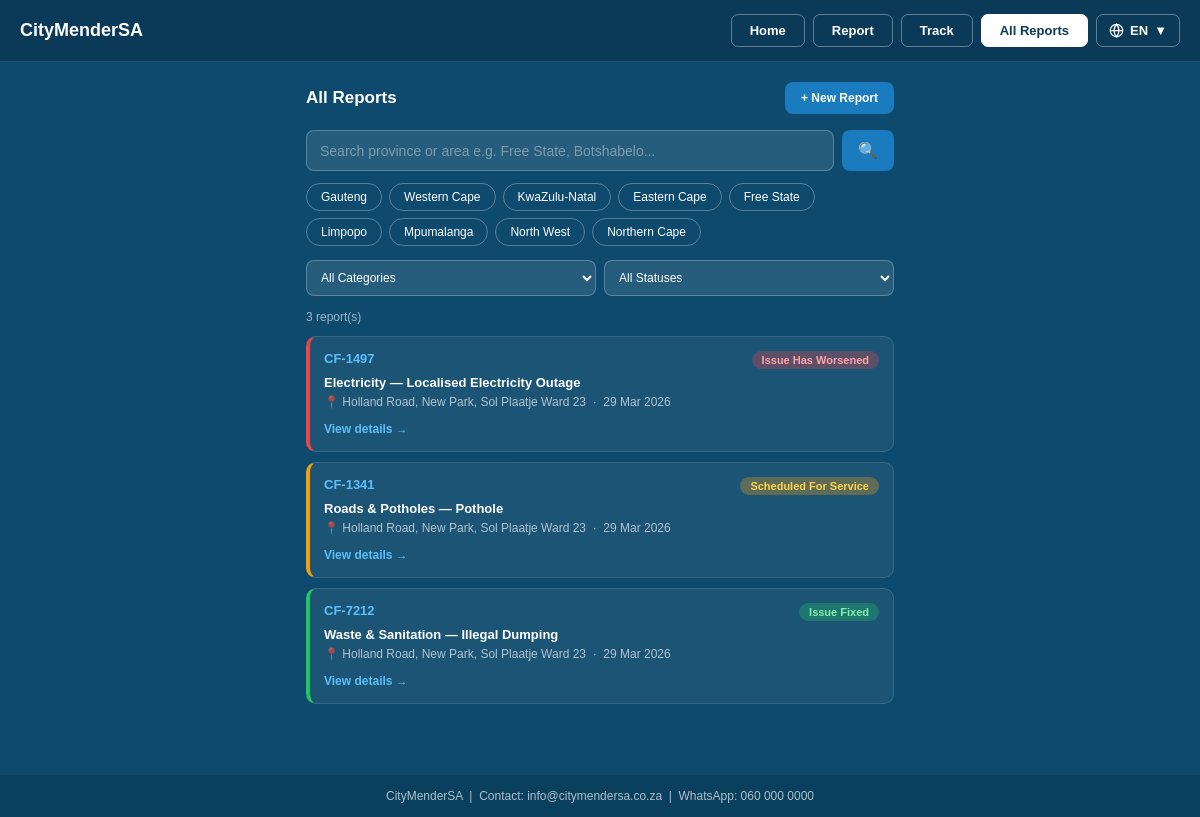
The page /reports/ on the database its author committed.
### Reporting/models.py (models this page shows, shortened)
class Report(models.Model):
    CATEGORY_CHOICES = [
        ('streetlight',         'Streetlight'),
        ('water_leaks',         'Water Leaks'),
        ('waste_sanitation',    'Waste & Sanitation'),
        ('roads_potholes',      'Roads & Potholes'),
        ('environment_health',  'Environment & Public Health'),
        ('parks_biodiversity',  'Parks, Trees & Biodiversity'),
        ('electricity',         'Electricity'),
    ]
    SUB_ISSUE_CHOICES = [
        ('light_not_working',   'Light Not Working'),
        ('light_fitting',       'Light Fitting Missing/Stolen'),
        ('cable_theft',         'Cable Theft From Pole'),
        ('pole_damage',         'Pole Damage'),
        ('light_on',            'Light On During Day'),
        ('water_pipe',          'Water Pipe Damaged/Leaking'),
        ('water_meter',         'Water Meter Damage'),
        ('water_outage',        'Localised Water Outage'),
        ('sewerage_leak',       'Sewerage Leak'),
        ('illegal_dumping',     'Illegal Dumping'),
        ('storm_drain',         'Storm Drain Blocked'),
        ('missed_collection',   'Missed Collection Day'),
        ('overflowing_bin',     'Overflowing Bin'),
        ('pothole',             'Pothole'),
        ('sinkhole',            'Sinkhole'),
        ('road_markings',       'Faded Road Markings'),
        ('traffic_sign',        'Traffic Sign Damaged'),
        ('pavement_damaged',    'Pavement Damaged'),
        ('hazardous_waste',     'Hazardous Waste'),
        ('water_pollution',     'Water Pollution'),
        ('sewage_outfalls',     'Sewage Into Rivers'),
        ('oil_spill',           'Oil/Fuel Spill'),
        ('asbestos_exposure',   'Asbestos Exposure'),
        ('illegal_trading',     'Illegal Trading'),
        ('trees',               'Fallen Tree/Dangerous Branches'),
        ('maintenance',         'Overgrown Verge/Park Maintenance'),
        ('tree_felling',        'Illegal Tree Felling'),
        ('playground',          'Playground Equipment Broken'),
        ('electricity_outage',  'Localised Electricity Outage'),
        ('illegal_connection',  'Illegal Connection Suspected'),
        ('substation_fault',    'Substation Fault Suspected'),
        ('exposed_cable',       'Exposed Live Cable'),
        ('traffic_lights',      'Traffic Lights Broken'),
    ]
    STATUS_CHOICES = [
        ('open',                        'Open'),
        ('issue_has_worsened',          'Issue Has Worsened'),
        ('issue_is_ongoing',            'Issue Is Ongoing'),
        ('issue_fixed',                 'Issue Fixed'),
        ('escalated_to_municipality',   'Escalated To Municipality'),
        ('scheduled_for_service',       'Scheduled For Service'),
        ('work_in_progress',            'Work In Progress'),
    ]
    MUNICIPALITY_CHOICES = [
        ('COJ',  'City of Johannesburg'),
        ('COT',  'City of Tshwane'),
        ('EKU',  'Ekurhuleni'),
        ('CoCT', 'City of Cape Town'),
        ('ETH',  'eThekwini'),
        ('NMB',  'Nelson Mandela Bay'),
        ('MAN',  'Mangaung'),
        ('BUF',  'Buffalo City'),
        ('OTHER','Other'),
    ]
    category         = models.CharField(max_length=30,  choices=CATEGORY_CHOICES)
    sub_issue        = models.CharField(max_length=30,  choices=SUB_ISSUE_CHOICES, blank=True)
    description      = models.TextField()
    location         = models.CharField(max_length=255)
    latitude         = models.FloatField(null=True, blank=True)
    longitude        = models.FloatField(null=True, blank=True)
    municipality     = models.CharField(max_length=10,  choices=MUNICIPALITY_CHOICES, blank=True)
    status           = models.CharField(max_length=30,  choices=STATUS_CHOICES, default='open')
    reporter_name    = models.CharField(max_length=100, blank=True)
    whatsapp_number  = models.CharField(max_length=20,  blank=True)
    reference_number = models.CharField(max_length=20,  unique=True, blank=True)
    photo            = models.ImageField(upload_to='reports/', null=True, blank=True)
    submitted_at     = models.DateTimeField(auto_now_add=True)
    updated_at       = models.DateTimeField(auto_now=True)
    class Meta:
        ordering = ['-submitted_at']

### Reporting/views.py (the view)
# urls.py: path('reports/',            views.report_list,     name='report_list'),
def report_list(request):
    reports  = Report.objects.all()
    category = request.GET.get('category', '')
    province = request.GET.get('province', '')
    status   = request.GET.get('status', '')
    if category:
        reports = reports.filter(category=category)
    if province:
        reports = reports.filter(location__icontains=province)
    if status:
        reports = reports.filter(status=status)
    return render(request, 'Reporting/report_list.html', {
        'reports':   reports,
        'category':  category,
        'province':  province,
        'status':    status,
        'provinces': PROVINCES,
    })

### Templates/Reporting/report_list.html (shortened to what this page needs)
{% extends 'base.html' %}
{% block nav_list %}active{% endblock %}
{% block content %}
<div class="container">
    <div style="display:flex;justify-content:space-between;align-items:center;margin-bottom:16px">
        <div style="font-size:17px;font-weight:700">All Reports</div>
        <a href="{% url 'report_issue' %}" class="btn btn-primary" style="padding:9px 16px;font-size:12px">+ New Report</a>
    </div>
    <form method="GET" action="{% url 'report_list' %}" id="filter-form">
        <div class="search-row" style="margin-bottom:12px">
            <input type="text" name="province" id="province-input"
                   value="{{ province }}"
                   placeholder="Search province or area e.g. Free State, Botshabelo...">
            <button type="submit" class="search-btn">&#128269;</button>
        </div>
        <div style="display:flex;flex-wrap:wrap;gap:7px;margin-bottom:14px" id="prov-btns">
            {% for p in provinces %}
            <button type="button"
                    onclick="selectProvince('{{ p }}')"
                    style="padding:6px 14px;border-radius:20px;font-size:12px;border:1px solid rgba(255,255,255,0.3);background:{% if province == p %}rgba(255,255,255,0.3){% else %}transparent{% endif %};color:#fff;cursor:pointer;transition:all .2s"
                    class="prov-btn {% if province == p %}prov-sel{% endif %}">
                {{ p }}
            </button>
            {% endfor %}
        </div>
        <div style="display:flex;gap:8px;flex-wrap:wrap;margin-bottom:14px">
            <select name="category" onchange="this.form.submit()" style="flex:1;min-width:140px;padding:9px 10px;font-size:12px">
                <option value="">All Categories</option>
            </select>
            <select name="status" onchange="this.form.submit()" style="flex:1;min-width:140px;padding:9px 10px;font-size:12px">
                <option value="">All Statuses</option>
            </select>
        </div>
    </form>
    <div style="font-size:12px;opacity:.6;margin-bottom:12px">
        {{ reports|length }} report(s)
    </div>
    {% for report in reports %}
    <div class="report-card {% if report.status == 'open' or report.status == 'issue_has_worsened' %}rc-open{% elif report.status == 'issue_fixed' %}rc-fixed{% else %}rc-prog{% endif %}">
        <div style="display:flex;justify-content:space-between;align-items:flex-start;margin-bottom:6px">
            <div style="font-size:13px;font-weight:700;color:#5bc0f8">{{ report.reference_number }}</div>
            {% if report.status == 'open' or report.status == 'issue_has_worsened' %}
                <span class="badge badge-open">{{ report.get_status_display }}</span>
            {% elif report.status == 'issue_fixed' %}
                <span class="badge badge-fixed">{{ report.get_status_display }}</span>
            {% else %}
                <span class="badge badge-prog">{{ report.get_status_display }}</span>
            {% endif %}
        </div>
        <div style="font-size:13px;margin-bottom:5px;font-weight:600">
            {{ report.get_category_display }}
            {% if report.sub_issue %} — {{ report.get_sub_issue_display }}{% endif %}
        </div>
        <div style="font-size:12px;opacity:.65;margin-bottom:10px">
            &#128205; {{ report.location }} &nbsp;·&nbsp; {{ report.submitted_at|date:"d M Y" }}
        </div>
        <a href="{% url 'report_detail' report.pk %}" style="font-size:12px;color:#5bc0f8;text-decoration:none;font-weight:600">
            View details &rarr;
        </a>
    </div>
    {% endfor %}
</div>
{% endblock %}

### Templates/base.html (shortened to what this page needs)
<!DOCTYPE html>
<html lang="en" id="html-root">
<head>
</head>
<body>
<nav>
    <a class="logo" href="{% url 'home' %}" data-t="logo">CityMenderSA</a>
    <div class="nav-links">
        <a class="nav-btn {% block nav_home %}{% endblock %}" href="{% url 'home' %}"          data-t="nav_home">Home</a>
        <a class="nav-btn {% block nav_report %}{% endblock %}" href="{% url 'report_issue' %}" data-t="nav_report">Report</a>
        <a class="nav-btn {% block nav_track %}{% endblock %}" href="{% url 'track_home' %}"   data-t="nav_track">Track</a>
        <a class="nav-btn {% block nav_list %}{% endblock %}" href="{% url 'report_list' %}"   data-t="nav_list">All Reports</a>
        <div class="lang-wrap">
            <button class="lang-btn" id="lang-btn" onclick="toggleLang(event)">
                <svg width="15" height="15" viewBox="0 0 24 24" fill="none" stroke="currentColor" stroke-width="2"><circle cx="12" cy="12" r="10"/><path d="M2 12h20M12 2a15.3 15.3 0 0 1 4 10 15.3 15.3 0 0 1-4 10 15.3 15.3 0 0 1-4-10 15.3 15.3 0 0 1 4-10z"/></svg>
                <span id="lang-label">EN</span> &#9660;
            </button>
        </div>
    </div>
</nav>
{% block content %}{% endblock %}
<div class="footer-bar">
    CityMenderSA &nbsp;|&nbsp; <span data-t="footer_contact">Contact</span>: info@citymendersa.co.za &nbsp;|&nbsp; WhatsApp: 060 000 0000
</div>
</body>
</html>

### Templates/base.html (style rules this page uses)
* { box-sizing:border-box;margin:0;padding:0 }
body { font-family:Arial,sans-serif;background:#0e4a6e;min-height:100vh;color:#fff }
nav { background:#0a3a57;padding:14px 20px;display:flex;align-items:center;justify-content:space-between;flex-wrap:wrap;gap:10px;border-bottom:1px solid rgba(255,255,255,0.1) }
.logo { font-size:18px;font-weight:700;color:#fff;text-decoration:none }
.nav-links { display:flex;gap:8px;align-items:center;flex-wrap:wrap }
.nav-btn { padding:8px 18px;border-radius:7px;border:1.5px solid rgba(255,255,255,0.35);background:transparent;color:#fff;font-size:13px;font-weight:600;cursor:pointer;text-decoration:none;display:inline-block;transition:all .2s }
.nav-btn.active { background:#fff;color:#0a3a57;border-color:#fff }
.lang-wrap { position:relative }
.lang-btn { padding:8px 12px;border-radius:7px;border:1.5px solid rgba(255,255,255,0.35);background:transparent;color:#fff;cursor:pointer;font-size:13px;font-weight:600;display:flex;align-items:center;gap:6px }
.container { max-width:620px;margin:auto;padding:20px 16px }
input[type=text],input[type=file],select,textarea { width:100%;padding:11px 13px;border-radius:8px;border:1px solid rgba(255,255,255,0.25);background:rgba(255,255,255,0.1);color:#fff;font-size:14px;outline:none;font-family:Arial,sans-serif;transition:border-color .2s }
select option { background:#0a3a57;color:#fff }
input::placeholder,textarea::placeholder { color:rgba(255,255,255,0.4) }
.btn { display:inline-block;padding:11px 22px;border-radius:8px;border:none;font-size:13px;font-weight:700;cursor:pointer;text-decoration:none;transition:all .2s;text-align:center }
.btn-primary { background:#1a7bbf;color:#fff }
.search-row { display:flex;gap:8px }
.search-row input { flex:1 }
.search-btn { padding:11px 16px;border-radius:8px;border:none;background:#1a7bbf;color:#fff;cursor:pointer;font-size:16px;flex-shrink:0 }
.badge { padding:3px 10px;border-radius:20px;font-size:11px;font-weight:600;display:inline-block }
.badge-open { background:rgba(239,68,68,.3);color:#fca5a5 }
.badge-prog { background:rgba(245,158,11,.3);color:#fcd34d }
.badge-fixed { background:rgba(34,197,94,.3);color:#86efac }
.report-card { background:rgba(255,255,255,0.06);border:1px solid rgba(255,255,255,0.12);border-radius:10px;padding:14px;margin-bottom:10px;border-left:4px solid rgba(255,255,255,0.2) }
.rc-open { border-left-color:#ef4444 }
.rc-fixed { border-left-color:#22c55e }
.rc-prog { border-left-color:#f59e0b }
.footer-bar { background:#0a3a57;padding:14px 20px;text-align:center;font-size:12px;opacity:.65;margin-top:40px;border-top:1px solid rgba(255,255,255,0.08) }

### rows shown on the page
Report: reference_number "CF-1497", status "Issue Has Worsened", category "Electricity", sub_issue "Localised Electricity Outage", location "Holland Road, New Park, Sol Plaatje Ward 23", submitted_at "29 Mar 2026"
Report: reference_number "CF-1341", status "Scheduled For Service", category "Roads & Potholes", sub_issue "Pothole", location "Holland Road, New Park, Sol Plaatje Ward 23", submitted_at "29 Mar 2026"
Report: reference_number "CF-7212", status "Issue Fixed", category "Waste & Sanitation", sub_issue "Illegal Dumping", location "Holland Road, New Park, Sol Plaatje Ward 23", submitted_at "29 Mar 2026"

### other values the page prints
{{ p }} "Gauteng" "Western Cape" "KwaZulu-Natal" "Eastern Cape" "Free State" "Limpopo" "Mpumalanga" "North West" "Northern Cape"
{{ reports|length }} "3"
